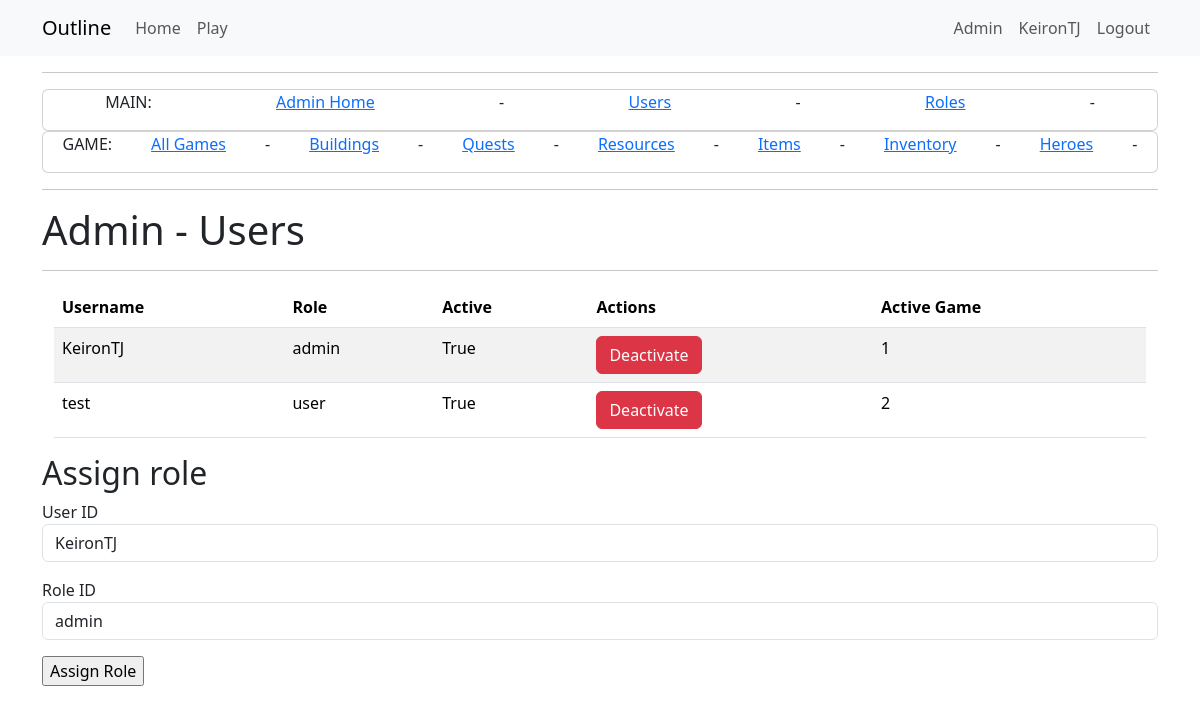
Page /admin_users (signed in) on the committed database.
### app/models.py (models this page shows, shortened)
class User(UserMixin, db.Model):
    id = db.Column(Integer, primary_key=True)
    username = db.Column(String(64), index=True, unique=True)
    email = db.Column(String(120), index=True, unique=True)
    password_hash = db.Column(String(256))
    active = db.Column(db.Boolean(), default=True)
    activegame = db.Column(db.Integer, nullable=True)
    game = so.relationship("Game", back_populates="user", cascade="all, delete-orphan")
    role=so.relationship("Role", secondary="user_roles")
    def is_admin(self):
        return 'admin' in [role.name for role in self.role]

class Role(db.Model):
    __tablename__ = 'roles'
    id = db.Column(db.Integer(), primary_key=True)
    name = db.Column(db.String(50), unique=True)

### app/admin/routes.py (the view, shortened to what this page needs)
@bp.route('/admin_users', methods=['GET', 'POST'])
@login_required
@admin_required
def admin_users():
    user_roles = db.session.query(UserRoles).all()
    users = db.session.query(User).all()
    roles= db.session.query(Role).all()
    assign_role_form = AssignRoleForm()
    return render_template("admin/admin_users.html",
                           title='Admin - Users',
                           users=users,
                           assign_role_form=assign_role_form,
                           roles=roles,
                           user_roles=user_roles)

### app/admin/forms.py
class AssignRoleForm(FlaskForm):
    user_id = SelectField('User ID', coerce=int)
    role_id = SelectField('Role ID', coerce=int)
    submit = SubmitField('Assign Role')
    def __init__(self, *args, **kwargs):
        super(AssignRoleForm, self).__init__(*args, **kwargs)
        self.user_id.choices = [(user.id, user.username) for user in User.query.all()]  # Assuming User model has id and name fields
        self.role_id.choices = [(role.id, role.name) for role in Role.query.all()]  # Assuming Role model has id and name fields

### app/game/__init__.py (called while the page is built)
@bp.before_app_request
def before_request():
    load_game()

### app/game/context_processor.py (called while the page is built)
def load_game():
    if current_user.is_authenticated:
        game_id = current_user.activegame
        if game_id:
            g.game = Game.query.get(game_id)
        else:
            g.game = None
    else:
        g.game = None

### app/models.py (called while the page is built)
@login.user_loader
def load_user(id):
    return db.session.get(User, int(id))

### app/templates/admin/admin_users.html (shortened to what this page needs)
{% extends "admin/admin_base.html" %}
{% block content2 %}
<div class="Jumbotron">
    <h1>Admin - Users</h1>
</div>
<hr>
<div class="container">
    <div class="row">
        <div class="col-md-12">
            <table class="table table-striped">
                <thead>
                    <tr>
                        <th>Username</th>
                        <th>Role</th>
                        <th>Active</th>
                        <th>Actions</th>
                        <th>Active Game</th>
                    </tr>
                </thead>
                <tbody>
                    {% for user in users %}
                    <tr>
                        <td>{{ user.username }}</td>
                        <td>
                            {% for role in user.role %}
                            {{ role.name }} <br>
                            {% else %}
                            No Roles Assigned
                            {% endfor %}
                        </td>
                        <td>{{ user.active }}</td>
                        <td>
                            {% if user.active %}
                            <a href="{{ url_for('admin.deactivate_user', user_id=user.id) }}" class="btn btn-danger">Deactivate</a>
                            {% else %}
                            <a href="{{ url_for('admin.activate_user', user_id=user.id) }}" class="btn btn-success">Activate</a>
                            {% endif %}
                        </td>
                        <td>{{ user.activegame }}</td>
                    </tr>
                    {% endfor %}
                </tbody>
            </table>
        </div>
    </div>
</div>
<h2>Assign role</h2>
<form action="" method="post" novalidate>
    <p>
        {{ assign_role_form.user_id.label }}<br>
        {{ assign_role_form.user_id(class="form-control") }}
    </p>
    <p>
        {{ assign_role_form.role_id.label }}<br>
        {{ assign_role_form.role_id(class="form-control") }}
    </p>
    <p>{{ assign_role_form.submit() }}</p>
</form>
{% endblock %}

### app/templates/base.html (shortened to what this page needs)
<!doctype html>
<html lang="en">
<head>
    <link href="https://cdn.jsdelivr.net/npm/bootstrap@5.3.2/dist/css/bootstrap.min.css"
          rel="stylesheet"
>
    <link rel="stylesheet" href="{{ url_for('static', filename='style.css') }}">
</head>
<body>
    <nav class="navbar navbar-expand-lg bg-body-tertiary">
        <div class="container">
            <a class="navbar-brand" href="{{ url_for('main.index') }}">Outline</a>
            <div class="collapse navbar-collapse" id="navbarSupportedContent">
                <ul class="navbar-nav me-auto mb-2 mb-lg-0">
                    <li class="nav-item">
                        <a class="nav-link" aria-current="page" href="{{ url_for('main.index') }}">Home</a>
                    </li>
                    {% if not current_user.is_authenticated or current_user.activegame == None    %}
                    <li class="nav-item">
                        <a class="nav-link" aria-current="page" href="{{ url_for('game.startmenu') }}">Start Menu</a>
                    </li>
                    {% else %}
                    <li class="nav-item">
                        <a class="nav-link" aria-current="page" href="{{ url_for('game.play', game_id=current_user.activegame) }}">Play</a>
                    </li>
                    {% endif %}
                </ul>
                <ul class="navbar-nav mb-2 mb-lg-0">
                    {% if current_user.is_anonymous %}
                    <li class="nav-item">
                        <a class="nav-link" aria-current="page" href="{{ url_for('auth.login') }}">Login</a>
                    </li>
                    {% else %}
                    {% if current_user.is_admin() %}
                    <li class="nav-item">
                        <a class="nav-link" aria-current="page" href="{{ url_for('admin.admin_home') }}">Admin</a>
                    </li>
                    {% endif %}
                    <li class="nav-item">
                        <a class="nav-link" aria-current="page" href="{{ url_for('main.view_profile', user_id=current_user.id) }}">{{ current_user.username }}</a>
                    </li>
                    <li class="nav-item">
                        <a class="nav-link" aria-current="page" href="{{ url_for('auth.logout') }}">Logout</a>
                    </li>
                    {% endif %}
                </ul>
            </div>
        </div>
    </nav>
    <div class="container mt-3">
        {% block content %}{% endblock %}
    </div>
</body>
</html>

### rows in the picture
User: username "KeironTJ", active "True", activegame "1"
Role: name "admin"
User: username "test", active "True", activegame "2"
Role: name "user"

### other values in the picture
{{ assign_role_form.user_id.label }} "User ID"
{{ assign_role_form.role_id.label }} "Role ID"
